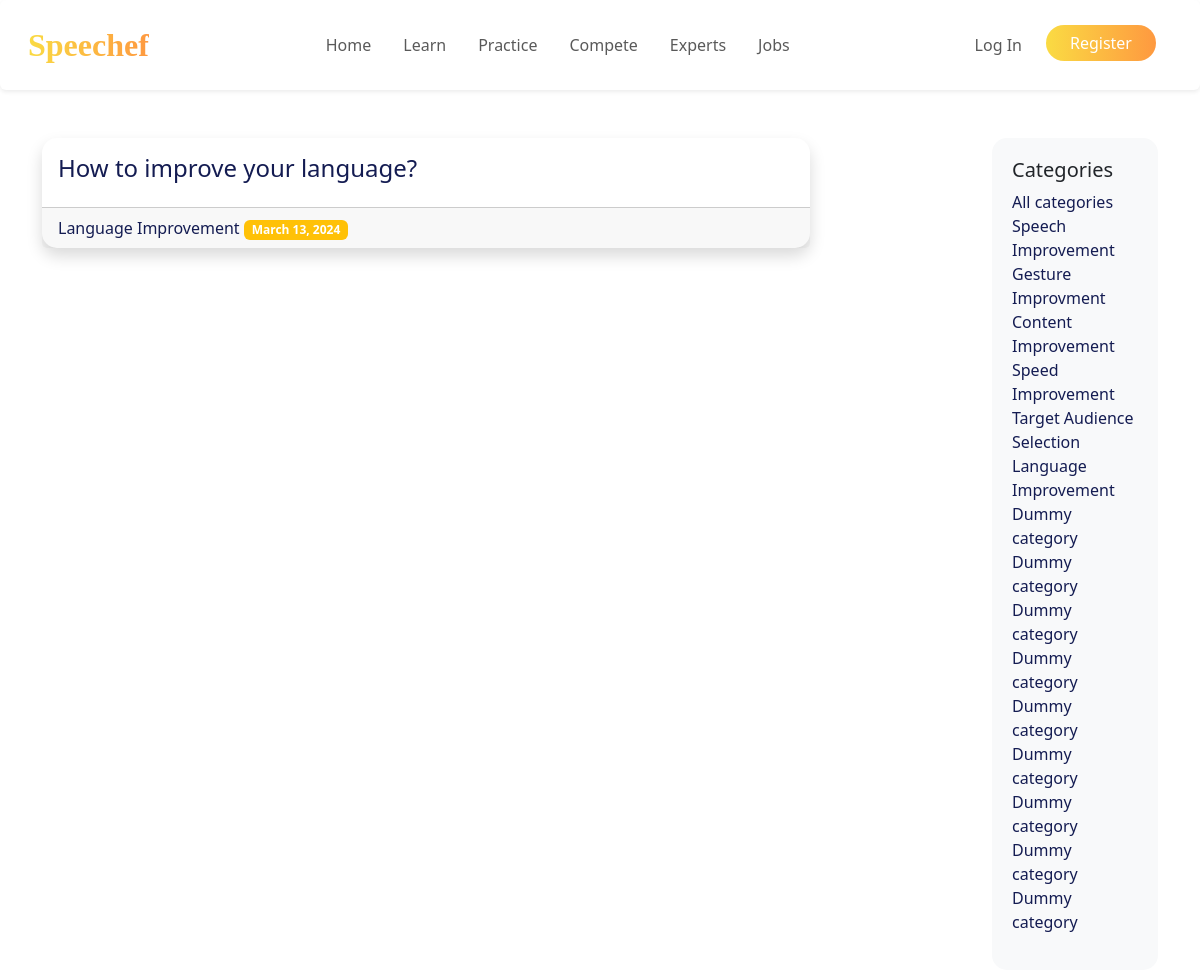
The page /learn/category/Language Improvement/ on the database its author committed.
### learn/models.py (models this page shows, shortened)
class Post(models.Model):
    title = models.CharField(max_length=255)
    body = models.TextField()
    created_on = models.DateTimeField(auto_now_add=True)
    last_modified = models.DateTimeField(auto_now=True)
    categories = models.ManyToManyField("Category", related_name="posts")

class Category(models.Model):
    name = models.CharField(max_length=30)
    class Meta:
        verbose_name_plural = "Categories"

### learn/views.py (the view)
# urls.py: path("category/<category>/", views.learn_category, name="learn_category"),
def learn_category(request, category):
    posts = Post.objects.filter(
        categories__name__contains=category
    ).order_by("-created_on")
    all_categories = Category.objects.all()  # Retrieve all categories
    context = {
        "category": category,
        "posts": posts,
        "all_categories": all_categories
    }
    return render(request, "learn/category.html", context)

### learn/templates/learn/category.html (shortened to what this page needs)
{% extends "learn/index.html" %}

### learn/templates/learn/index.html (shortened to what this page needs)
{% extends "base.html" %}
{% load static %}
{% block page_head %}
<link rel="stylesheet" href="{% static 'learn_index.css' %}"/>
{% endblock page_head%}
{% block page_content %}
  {% block posts %}
  <div class="container">
    <div class="row">
      <div class="col-md-10">
        <div class="row">
          {% for post in posts %}
            <div class="col-md-10">
              <div class="card mb-4 shadow">
                <div class="card-body" style="max-height: 200px; overflow: hidden;">
                  <h5 class="card-title"><a href="{% url 'learn_detail' post.pk %}">{{ post.title }}</a></h5>
                </div>
                <div class="card-footer">
                  {% for category in post.categories.all %}
                    <span><a href="{% url 'learn_category' category.name %}">{{ category.name }}</a></span>
                    <span class="badge bg-warning"> {{ post.created_on.date }}</span>
                  {% endfor %}
                </div>
              </div>
            </div>
            {% endfor %}
        </div>
      </div>
      <div class="col-md-2">
        <div class="sidebar">
          <h5>Categories</h5>
          <ul class="list-unstyled">
            <li><a href="{% url 'learn_index'%}">All categories</a></li>
            {% for category in all_categories %}
                <li><a href="{% url 'learn_category' category.name %}">{{ category.name }}</li>
            {% endfor %}
            <li><a href="#">Dummy category</a></li>
            <li><a href="#">Dummy category</a></li>
            <li><a href="#">Dummy category</a></li>
            <li><a href="#">Dummy category</a></li>
            <li><a href="#">Dummy category</a></li>
            <li><a href="#">Dummy category</a></li>
            <li><a href="#">Dummy category</a></li>
            <li><a href="#">Dummy category</a></li>
            <li><a href="#">Dummy category</a></li>
          </ul>
        </div>
      </div>
    </div>
  </div>
  {% endblock posts %}
{% endblock page_content %}

### static/learn_index.css (style rules this page uses)
.card { border-radius: 15px; border: none; }
.card-title { font-size: 1.5rem; font-weight: 500; text-decoration: none; color: #141c52; }
.sidebar { background-color: #f8f9fa; border-radius: 15px; padding: 20px; gap: 10px; }
.card-title a { text-decoration: none; color: #141c52; }
a { text-decoration: none; color: #141c52; }

### rows shown on the page
Post: title "How to improve your language?", created_on "March 13, 2024"
Category: name "Language Improvement"
Category: name "Speech Improvement"
Category: name "Gesture Improvment"
Category: name "Content Improvement"
Category: name "Speed Improvement"
Category: name "Target Audience Selection"
